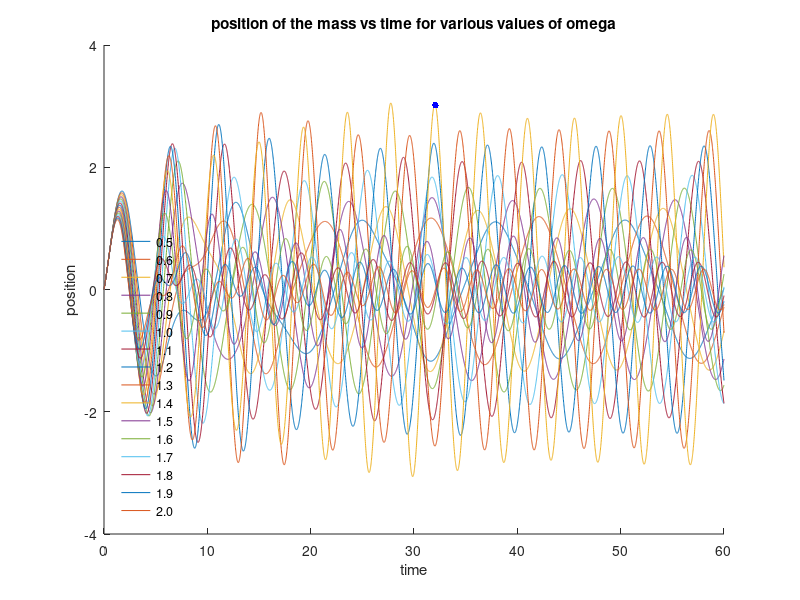

Here is the MATLAB script that generated this plot: (Note: this script raises an error after producing the figure.)
tstart = 0;     %start and stop times
tstop = 60;
timespan = linspace(tstart,tstop,5000);     %generate list of time steps
epsilon = -.6;

omega = 0.5;
f = @(t,y) [y(2); -.2*y(2) - y(1) - .2 * y(1)^3 + cos(omega * t)];    %define function as system
%first column of y is position and second is velocity 
t0 = 0;         %initial time 
y0 = [0, 1];    %initial values (start position and velocity)
[ts,ys] = ode45(f, timespan, y0);
hold on
plot(ts,ys(:,1))              % plot solution y(t)

omega = 0.6;
f = @(t,y) [y(2); -.2*y(2) - y(1) - .2 * y(1)^3 + cos(omega * t)];    %define function as system
%first column of y is position and second is velocity 
t0 = 0;         %initial time 
y0 = [0, 1];    %initial values (start position and velocity)
[ts,ys] = ode45(f, timespan, y0);
hold on
plot(ts,ys(:,1))              % plot solution y(t)

omega = 0.7;
f = @(t,y) [y(2); -.2*y(2) - y(1) - .2 * y(1)^3 + cos(omega * t)];    %define function as system
%first column of y is position and second is velocity 
t0 = 0;         %initial time 
y0 = [0, 1];    %initial values (start position and velocity)
[ts,ys] = ode45(f, timespan, y0);
hold on
plot(ts,ys(:,1))              % plot solution y(t)

omega = 0.8;
f = @(t,y) [y(2); -.2*y(2) - y(1) - .2 * y(1)^3 + cos(omega * t)];    %define function as system
%first column of y is position and second is velocity 
t0 = 0;         %initial time 
y0 = [0, 1];    %initial values (start position and velocity)
[ts,ys] = ode45(f, timespan, y0);
hold on
plot(ts,ys(:,1))              % plot solution y(t)

omega = 0.9;
f = @(t,y) [y(2); -.2*y(2) - y(1) - .2 * y(1)^3 + cos(omega * t)];    %define function as system
%first column of y is position and second is velocity 
t0 = 0;         %initial time 
y0 = [0, 1];    %initial values (start position and velocity)
[ts,ys] = ode45(f, timespan, y0);
hold on
plot(ts,ys(:,1))              % plot solution y(t)


omega = 1;
f = @(t,y) [y(2); -.2*y(2) - y(1) - .2 * y(1)^3 + cos(omega * t)];    %define function as system
%first column of y is position and second is velocity 
t0 = 0;         %initial time 
y0 = [0, 1];    %initial values (start position and velocity)
[ts,ys] = ode45(f, timespan, y0);
hold on
plot(ts,ys(:,1))              % plot solution y(t)

omega = 1.1;
f = @(t,y) [y(2); -.2*y(2) - y(1) - .2 * y(1)^3 + cos(omega * t)];    %define function as system
%first column of y is position and second is velocity 
t0 = 0;         %initial time 
y0 = [0, 1];    %initial values (start position and velocity)
[ts,ys] = ode45(f, timespan, y0);
hold on
plot(ts,ys(:,1))              % plot solution y(t)

omega = 1.2;
f = @(t,y) [y(2); -.2*y(2) - y(1) - .2 * y(1)^3 + cos(omega * t)];    %define function as system
%first column of y is position and second is velocity 
t0 = 0;         %initial time 
y0 = [0, 1];    %initial values (start position and velocity)
[ts,ys] = ode45(f, timespan, y0);
hold on
plot(ts,ys(:,1))              % plot solution y(t)

omega = 1.3;
f = @(t,y) [y(2); -.2*y(2) - y(1) - .2 * y(1)^3 + cos(omega * t)];    %define function as system
%first column of y is position and second is velocity 
t0 = 0;         %initial time 
y0 = [0, 1];    %initial values (start position and velocity)
[ts,ys] = ode45(f, timespan, y0);
hold on
plot(ts,ys(:,1))              % plot solution y(t)

omega = 1.4;
f = @(t,y) [y(2); -.2*y(2) - y(1) - .2 * y(1)^3 + cos(omega * t)];    %define function as system
%first column of y is position and second is velocity 
t0 = 0;         %initial time 
y0 = [0, 1];    %initial values (start position and velocity)
[ts,ys] = ode45(f, timespan, y0);
hold on
plot(ts,ys(:,1))              % plot solution y(t)

omega = 1.5;
f = @(t,y) [y(2); -.2*y(2) - y(1) - .2 * y(1)^3 + cos(omega * t)];    %define function as system
%first column of y is position and second is velocity 
t0 = 0;         %initial time 
y0 = [0, 1];    %initial values (start position and velocity)
[ts,ys] = ode45(f, timespan, y0);
hold on
plot(ts,ys(:,1))              % plot solution y(t)

omega = 1.6;
f = @(t,y) [y(2); -.2*y(2) - y(1) - .2 * y(1)^3 + cos(omega * t)];    %define function as system
%first column of y is position and second is velocity 
t0 = 0;         %initial time 
y0 = [0, 1];    %initial values (start position and velocity)
[ts,ys] = ode45(f, timespan, y0);
hold on
plot(ts,ys(:,1))              % plot solution y(t)

omega = 1.7;
f = @(t,y) [y(2); -.2*y(2) - y(1) - .2 * y(1)^3 + cos(omega * t)];    %define function as system
%first column of y is position and second is velocity 
t0 = 0;         %initial time 
y0 = [0, 1];    %initial values (start position and velocity)
[ts,ys] = ode45(f, timespan, y0);
hold on
plot(ts,ys(:,1))              % plot solution y(t)

omega = 1.8;
f = @(t,y) [y(2); -.2*y(2) - y(1) - .2 * y(1)^3 + cos(omega * t)];    %define function as system
%first column of y is position and second is velocity 
t0 = 0;         %initial time 
y0 = [0, 1];    %initial values (start position and velocity)
[ts,ys] = ode45(f, timespan, y0);
hold on
plot(ts,ys(:,1))              % plot solution y(t)

omega = 1.9;
f = @(t,y) [y(2); -.2*y(2) - y(1) - .2 * y(1)^3 + cos(omega * t)];    %define function as system
%first column of y is position and second is velocity 
t0 = 0;         %initial time 
y0 = [0, 1];    %initial values (start position and velocity)
[ts,ys] = ode45(f, timespan, y0);
hold on
plot(ts,ys(:,1))              % plot solution y(t)

omega = 2;
f = @(t,y) [y(2); -.2*y(2) - y(1) - .2 * y(1)^3 + cos(omega * t)];    %define function as system
%first column of y is position and second is velocity 
t0 = 0;         %initial time 
y0 = [0, 1];    %initial values (start position and velocity)
[ts,ys] = ode45(f, timespan, y0);
hold on
plot(ts,ys(:,1))              % plot solution y(t)
plot(32.07,3.015,'color','b','marker','.','markersize',15)
title('position of the mass vs time for various values of omega')
xlabel('time'); 
ylabel('position');
lgd = legend('0.5', '0.6', '0.7', '0.8', '0.9', '1.0', '1.1', '1.2', '1.3', '1.4', '1.5', '1.6', '1.7', '1.8', '1.9','2.0')
legend('Location','southwest')
legend('boxoff')
lgd.NumColumns = 2;
grid on
   
